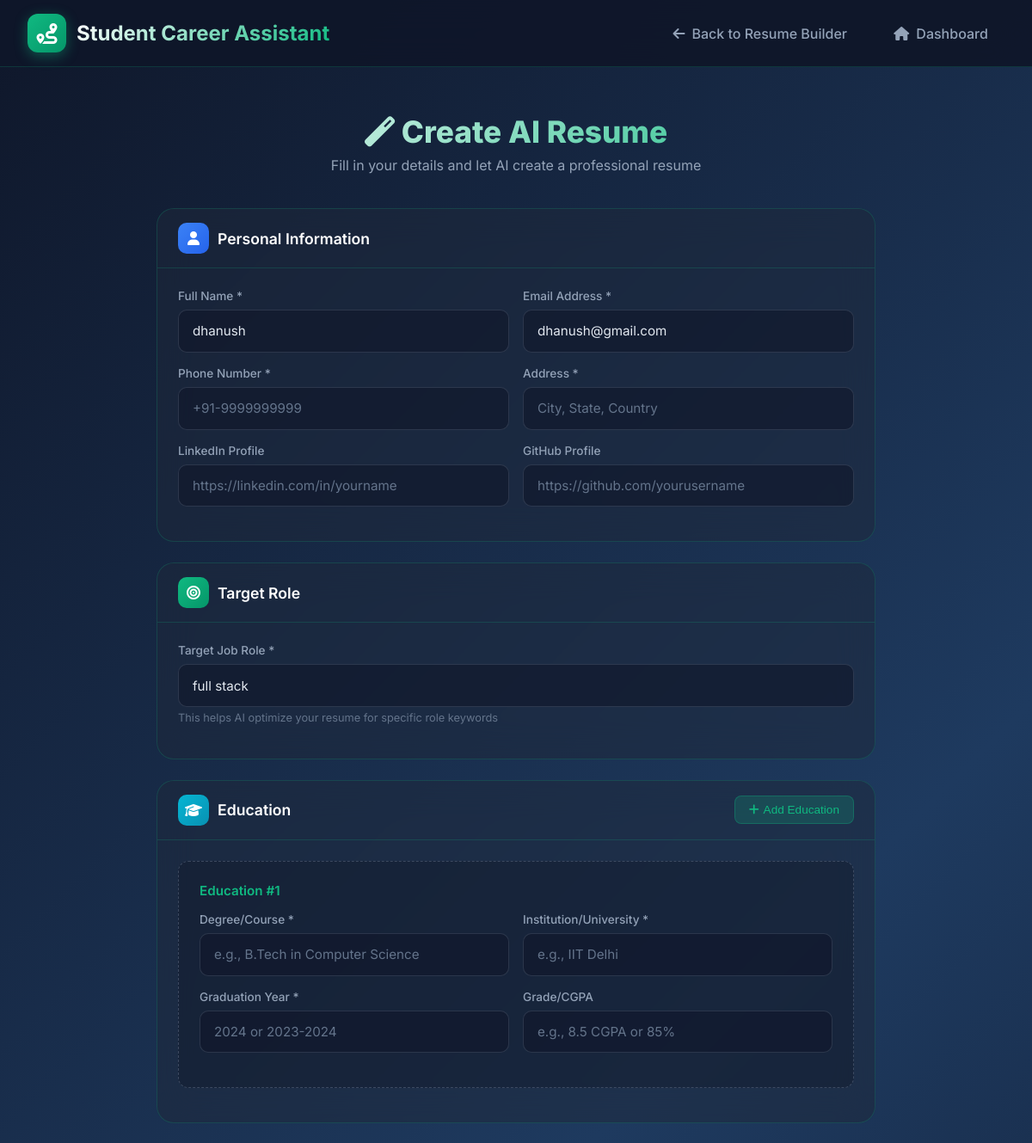
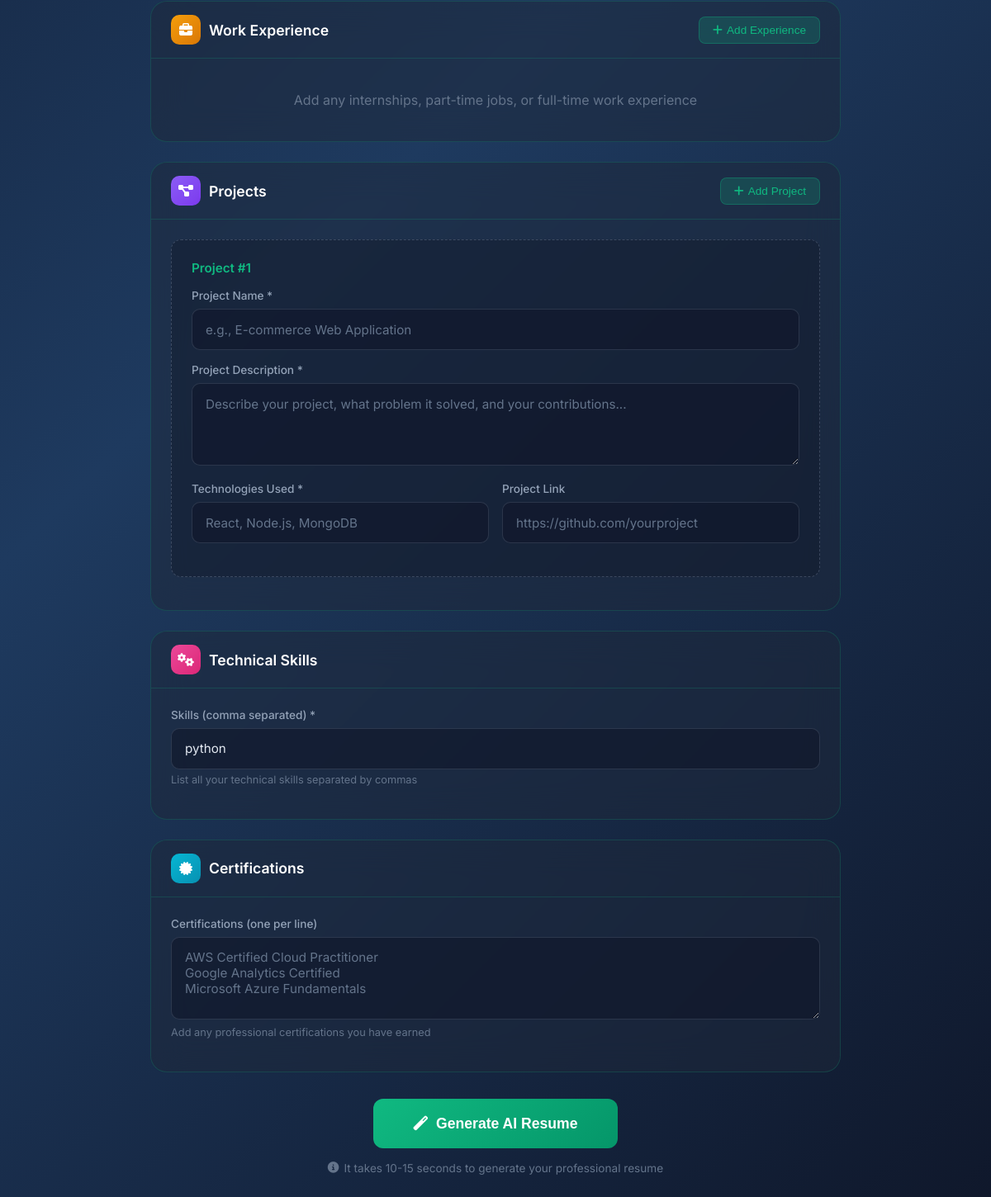
Page /create-resume (signed in) on the committed database (2 pictures, top to bottom).
### models.py (models this page shows)
class User(db.Model):
    id = db.Column(db.Integer, primary_key=True)
    name = db.Column(db.String(100))
    email = db.Column(db.String(100), unique=True)
    password = db.Column(db.String(200))
    branch = db.Column(db.String(50))
    year = db.Column(db.String(20), default="1st Year")
    skills = db.Column(db.Text, default="")
    career_goal = db.Column(db.String(200), default="")
    weakness = db.Column(db.Text, default="")
    created_at = db.Column(db.DateTime, default=datetime.utcnow)
    roadmaps = db.relationship('RoadmapHistory', backref='user', lazy=True)
    resumes = db.relationship('Resume', backref='user', lazy=True)
    resume_validations = db.relationship('ResumeValidation', backref='user', lazy=True)

### app.py (the view, shortened to what this page needs)
@app.route("/create-resume", methods=["GET", "POST"])
def create_resume():
    if "user" not in session:
        return redirect("/login")
    user = User.query.get(session["user"])
    return render_template("create_resume.html", user=user)

### app.py (called while the page is built, shortened)
def _init_db():
    global _db_initialised
    if _db_initialised:
        return

@app.before_request
def before_request():
    _init_db()

### templates/create_resume.html (shortened to what this page needs)
<!DOCTYPE html>
<html lang="en">
<head>
    <link rel="stylesheet" href="https://cdnjs.cloudflare.com/ajax/libs/font-awesome/6.4.0/css/all.min.css">
</head>
<body>
    <nav class="navbar">
        <div class="nav-content">
            <a href="/dashboard" class="logo">
                <div class="logo-icon">
                    <i class="fas fa-route"></i>
                </div>
                <span class="logo-text">Student Career Assistant</span>
            </a>
            <div class="nav-links">
                <a href="/resume-builder" class="nav-link">
                    <i class="fas fa-arrow-left"></i>
                    Back to Resume Builder
                </a>
                <a href="/dashboard" class="nav-link">
                    <i class="fas fa-home"></i>
                    Dashboard
                </a>
            </div>
        </div>
    </nav>
    <main class="main-content">
        <div class="container">
            <div class="page-header">
                <h1 class="page-title"><i class="fas fa-magic"></i> Create AI Resume</h1>
                <p class="page-subtitle">Fill in your details and let AI create a professional resume</p>
            </div>
            <form method="POST" id="resumeForm">
                <div class="form-section">
                    <div class="section-header">
                        <div class="section-title">
                            <div class="section-icon icon-blue">
                                <i class="fas fa-user"></i>
                            </div>
                            Personal Information
                        </div>
                    </div>
                    <div class="section-body">
                        <div class="form-row">
                            <div class="form-group">
                                <label class="form-label">Full Name *</label>
                                <input type="text" class="form-control" name="name" value="{{ user.name }}" required placeholder="Enter your full name">
                            </div>
                            <div class="form-group">
                                <label class="form-label">Email Address *</label>
                                <input type="email" class="form-control" name="email" value="{{ user.email }}" required placeholder="your.email@example.com">
                            </div>
                        </div>
                        <div class="form-row">
                            <div class="form-group">
                                <label class="form-label">Phone Number *</label>
                                <input type="tel" class="form-control" name="phone" required placeholder="+91-9999999999">
                            </div>
                            <div class="form-group">
                                <label class="form-label">Address *</label>
                                <input type="text" class="form-control" name="address" required placeholder="City, State, Country">
                            </div>
                        </div>
                        <div class="form-row">
                            <div class="form-group">
                                <label class="form-label">LinkedIn Profile</label>
                                <input type="url" class="form-control" name="linkedin" placeholder="https://linkedin.com/in/yourname">
                            </div>
                            <div class="form-group">
                                <label class="form-label">GitHub Profile</label>
                                <input type="url" class="form-control" name="github" placeholder="https://github.com/yourusername">
                            </div>
                        </div>
                    </div>
                </div>
                <div class="form-section">
                    <div class="section-header">
                        <div class="section-title">
                            <div class="section-icon icon-green">
                                <i class="fas fa-bullseye"></i>
                            </div>
                            Target Role
                        </div>
                    </div>
                    <div class="section-body">
                        <div class="form-row single">
                            <div class="form-group">
                                <label class="form-label">Target Job Role *</label>
                                <input type="text" class="form-control" name="target_role" value="{{ user.career_goal or 'Software Developer' }}" required placeholder="e.g., Software Developer, Data Analyst">
                                <p class="form-hint">This helps AI optimize your resume for specific role keywords</p>
                            </div>
                        </div>
                    </div>
                </div>
                <div class="form-section">
                    <div class="section-header">
                        <div class="section-title">
                            <div class="section-icon icon-cyan">
                                <i class="fas fa-graduation-cap"></i>
                            </div>
                            Education
                        </div>
                        <button type="button" class="add-btn" onclick="addEducation()">
                            <i class="fas fa-plus"></i> Add Education
                        </button>
                    </div>
                    <div class="section-body" id="educationContainer">
                        <div class="dynamic-item" id="education_0">
                            <div class="dynamic-header">
                                <span class="dynamic-label">Education #1</span>
                            </div>
                            <div class="form-row">
                                <div class="form-group">
                                    <label class="form-label">Degree/Course *</label>
                                    <input type="text" class="form-control" name="degree_0" required placeholder="e.g., B.Tech in Computer Science">
                                </div>
                                <div class="form-group">
                                    <label class="form-label">Institution/University *</label>
                                    <input type="text" class="form-control" name="institution_0" required placeholder="e.g., IIT Delhi">
                                </div>
                            </div>
                            <div class="form-row">
                                <div class="form-group">
                                    <label class="form-label">Graduation Year *</label>
                                    <input type="text" class="form-control" name="graduation_year_0" required placeholder="2024 or 2023-2024">
                                </div>
                                <div class="form-group">
                                    <label class="form-label">Grade/CGPA</label>
                                    <input type="text" class="form-control" name="grade_0" placeholder="e.g., 8.5 CGPA or 85%">
                                </div>
                            </div>
                        </div>
                    </div>
                </div>
                <div class="form-section">
                    <div class="section-header">
                        <div class="section-title">
                            <div class="section-icon icon-orange">
                                <i class="fas fa-briefcase"></i>
                            </div>
                            Work Experience
                        </div>
                        <button type="button" class="add-btn" onclick="addExperience()">
                            <i class="fas fa-plus"></i> Add Experience
                        </button>
                    </div>
                    <div class="section-body" id="experienceContainer">
                        <p class="empty-hint">Add any internships, part-time jobs, or full-time work experience</p>
                    </div>
                </div>
                <div class="form-section">
                    <div class="section-header">
                        <div class="section-title">
                            <div class="section-icon icon-purple">
                                <i class="fas fa-project-diagram"></i>
                            </div>
                            Projects
                        </div>
                        <button type="button" class="add-btn" onclick="addProject()">
                            <i class="fas fa-plus"></i> Add Project
                        </button>
                    </div>
                    <div class="section-body" id="projectContainer">
                        <div class="dynamic-item" id="project_0">
                            <div class="dynamic-header">
                                <span class="dynamic-label">Project #1</span>
                            </div>
                            <div class="form-row single">
                                <div class="form-group">
                                    <label class="form-label">Project Name *</label>
                                    <input type="text" class="form-control" name="project_name_0" required placeholder="e.g., E-commerce Web Application">
                                </div>
                            </div>
                            <div class="form-row single">
                                <div class="form-group">
                                    <label class="form-label">Project Description *</label>
                                    <textarea class="form-control" name="project_description_0" required placeholder="Describe your project, what problem it solved, and your contributions..."></textarea>
                                </div>
                            </div>
                            <div class="form-row">
                                <div class="form-group">
                                    <label class="form-label">Technologies Used *</label>
                                    <input type="text" class="form-control" name="project_technologies_0" required placeholder="React, Node.js, MongoDB">
                                </div>
                                <div class="form-group">
                                    <label class="form-label">Project Link</label>
                                    <input type="url" class="form-control" name="project_link_0" placeholder="https://github.com/yourproject">
                                </div>
                            </div>
                        </div>
                    </div>
                </div>
                <div class="form-section">
                    <div class="section-header">
                        <div class="section-title">
                            <div class="section-icon icon-pink">
                                <i class="fas fa-cogs"></i>
                            </div>
                            Technical Skills
                        </div>
                    </div>
                    <div class="section-body">
                        <div class="form-row single">
                            <div class="form-group">
                                <label class="form-label">Skills (comma separated) *</label>
                                <input type="text" class="form-control" name="skills" value="{{ user.skills }}" required placeholder="Python, Java, React, Node.js, MySQL, Git, AWS">
                                <p class="form-hint">List all your technical skills separated by commas</p>
                            </div>
                        </div>
                    </div>
                </div>
                <div class="form-section">
                    <div class="section-header">
                        <div class="section-title">
                            <div class="section-icon icon-cyan">
                                <i class="fas fa-certificate"></i>
                            </div>
                            Certifications
                        </div>
                    </div>
                    <div class="section-body">
                        <div class="form-row single">
                            <div class="form-group">
                                <label class="form-label">Certifications (one per line)</label>
                                <textarea class="form-control" name="certifications" placeholder="AWS Certified Cloud Practitioner&#10;Google Analytics Certified&#10;Microsoft Azure Fundamentals"></textarea>
                                <p class="form-hint">Add any professional certifications you have earned</p>
                            </div>
                        </div>
                    </div>
                </div>
                <div class="submit-section">
                    <button type="submit" class="submit-btn" id="submitBtn">
                        <i class="fas fa-magic"></i>
                        Generate AI Resume
                    </button>
                    <p class="submit-hint">
                        <i class="fas fa-info-circle"></i>
                        It takes 10-15 seconds to generate your professional resume
                    </p>
                </div>
            </form>
        </div>
    </main>
</body>
</html>

### rows in the picture
User: name "dhanush", email "dhanush@gmail.com", target_role "full stack", skills "python"
